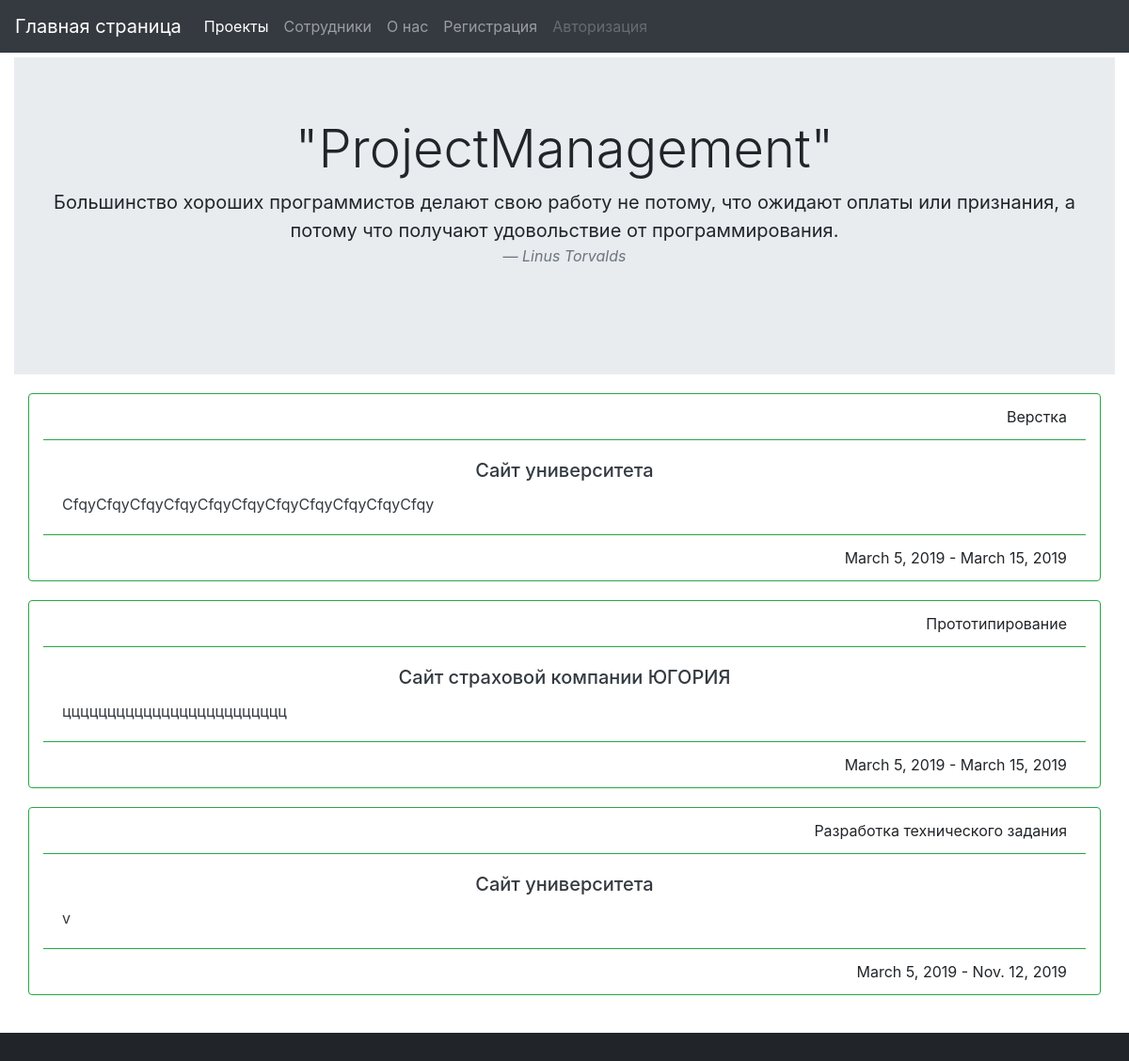
The page / on the database its author committed.
### project_management/models.py (models this page shows, shortened)
class Project(models.Model):
    id_contract = models.ForeignKey(Contract, on_delete=models.CASCADE, verbose_name='Номер контракта')
    id_type = models.ForeignKey(Type_project, on_delete=models.CASCADE, verbose_name='Тип проекта')
    project_name = models.CharField(max_length=300, verbose_name='Название проекта')
    description = models.TextField(max_length=1000, verbose_name='Описание')
    date_start = models.DateField(verbose_name='Дата начала')
    date_end = models.DateField(verbose_name='Дата конца')
    class Meta:
        verbose_name = 'Проект'
        verbose_name_plural = 'Проекты'

class Type_project(models.Model):
    name_type = models.CharField(max_length=150, verbose_name='Название типа')
    def __str__(self):
        return self.name_type
    class Meta:
        verbose_name = 'Тип проекта'
        verbose_name_plural = 'Типы проектов'

### project_management/views.py (the view)
# urls.py: re_path(r'^$', views.index, name='index'),
def index(request):
    projects = Project.objects.all().order_by('id')
    return render(request, 'Guest/homePage.html', {"projects": projects})

### project_management/templates/Guest/homePage.html (shortened to what this page needs)
{% extends "Guest/wrapper.html" %}
{% block content %}
<div class="jumbotron jumbotron-fluid">
    <div class="container">
        <h1 class="display-4 text-center">"ProjectManagement"</h1>
        <blockquote class="blockquote text-center">
            <p class="mb-0">Большинство хороших программистов делают свою работу не потому, что ожидают оплаты или
                признания, а потому что получают удовольствие от программирования.
            </p>
            <footer class="blockquote-footer"><cite title="Название источника">Linus Torvalds</cite>
            </footer>
        </blockquote>
    </div>
</div>
<div class="container">
    <div class="row">
        {% for p in projects %}
        <div class="card border-success col-lg-12" style="margin-bottom:20px;">
            <div class="card-header bg-transparent border-success text-right">{{p.id_type}}</div>
            <div class="card-body text-dark">
                <h5 class="card-title text-center">{{p.project_name}}</h5>
                <p class="card-text">{{p.description}}</p>
            </div>
            <div class="card-footer bg-transparent border-success text-right">{{p.date_start}} - {{p.date_end}}</div>
        </div>
        {% endfor %}
    </div>
</div>
{% endblock %}

### project_management/templates/Guest/wrapper.html (shortened to what this page needs)
<!DOCTYPE html>
<html lang="en">
<head>
    <link rel="stylesheet" href="/static/css/bootstrap.min.css" type="text/css">
    <link rel="stylesheet" href="/static/css/style.css" type="text/css">
</head>
<body>
<div class="navbar sticky-top" style="padding: 0px; padding-bottom: 5px;">
    <nav class="navbar navbar-expand-lg container-fluid navbar-dark bg-dark">
        <a class="navbar-brand" href="/">Главная страница</a>
        <div class="collapse navbar-collapse" id="navbarNav">
            <ul class="navbar-nav">
                <li class="nav-item active">
                    <a class="nav-link" href="/">Проекты<span class="sr-only">(current)</span></a>
                </li>
                <li class="nav-item">
                    <a class="nav-link" href="/workers">Сотрудники</a>
                </li>
                <li class="nav-item">
                    <a class="nav-link" href="/information">О нас</a>
                </li>
                <li class="nav-item">
                    <a class="nav-link" href="/registration">Регистрация</a>
                </li>
                <li class="nav-item">
                    <a class="nav-link disabled" href="#">Авторизация</a>
                </li>
            </ul>
        </div>
    </nav>
</div>
<div class="content">
    <div class="col-12">
        {% block content %}
        {% endblock %}
    </div>
</div>
<div class="footer fixed-bottom">
</div>
</body>
</html>

### project_management/static/css/style.css (style rules this page uses)
.container { margin-bottom: 50px; }
.jumbotron { margin-bottom: 20px; }
.footer { height:30px; background:rgb(33, 37, 41); }

### rows shown on the page
Project: id_type "Верстка", project_name "Сайт университета", description "CfqyCfqyCfqyCfqyCfqyCfqyCfqyCfqyCfqyCfqyCfqy", date_start "March 5, 2019", date_end "March 15, 2019"
Project: id_type "Прототипирование", project_name "Сайт страховой компании ЮГОРИЯ", description "ццццццццццццццццццццццццц", date_start "March 5, 2019", date_end "March 15, 2019"
Project: id_type "Разработка технического задания", project_name "Сайт университета", description "v", date_start "March 5, 2019", date_end "Nov. 12, 2019"
